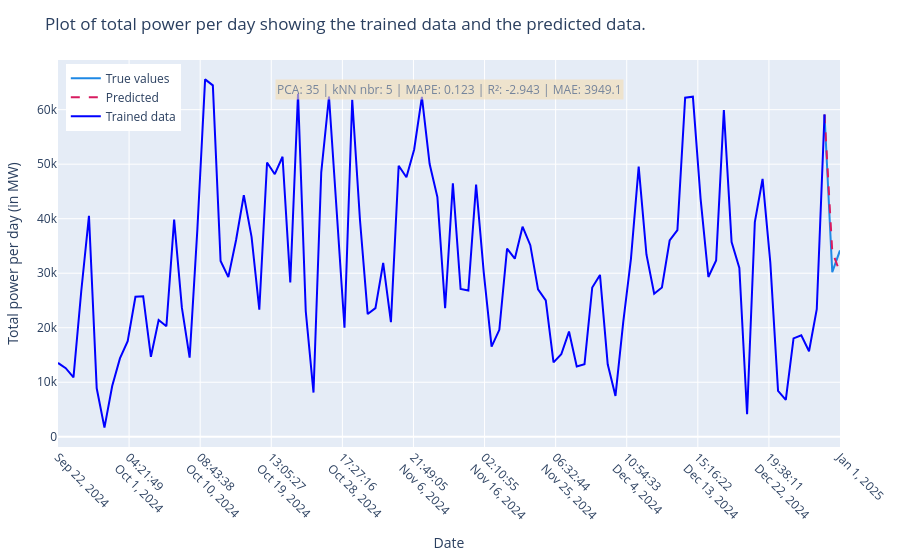

The notebook cell saved with this chart:
### Markdown cell above
With manual input training window length:

### Code cell
knn = kNN_forecast(days_to_train_on=100)
knn.input()
knn.forecast()
